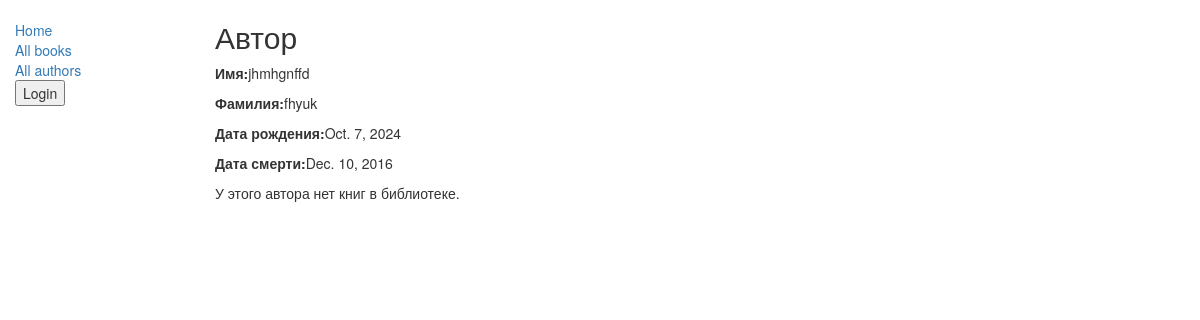
The page /authors/8/ on the database as committed earlier.
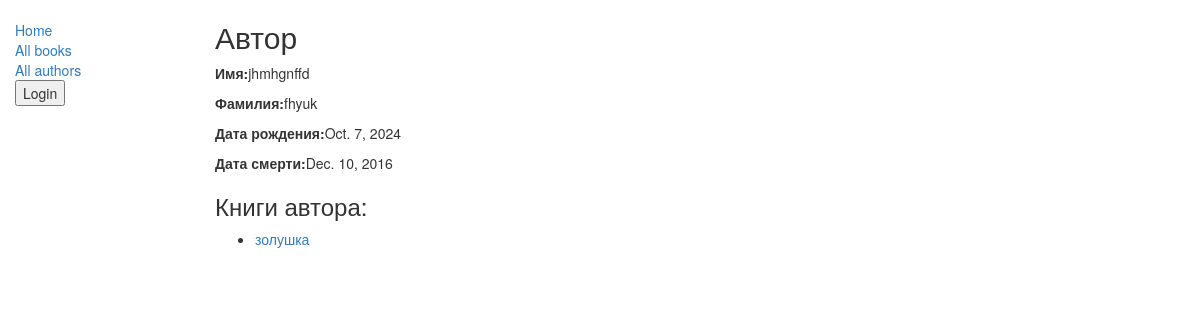
The same page on the database as committed later.
### catalog/models.py (models this page shows, shortened)
class Book(models.Model):
    title = models.CharField(max_length=200)
    author = models.ForeignKey('Author', on_delete=models.SET_NULL, null=True)
    summary = models.TextField(max_length=1000, help_text="Enter a brief description of the book")
    isbn = models.CharField('ISBN', max_length=13, help_text='13 Character <a href="https://www.isbn-international.org/content/what-isbn">ISBN number</a>')
    genre = models.ManyToManyField(Genre, help_text="Select a genre for this book")
    RATING_CHOICES = [
        (1, '1'),
        (2, '2'),
        (3, '3'),
        (4, '4'),
        (5, '5'),
    ]
    rating = models.PositiveSmallIntegerField(choices=RATING_CHOICES, null=True, blank=True,
                                               help_text="Rate this book from 1 to 5")
    def get_absolute_url(self):
        return reverse('catalog:book-detail', args=[self.pk])

### catalog/views.py (the view)
# urls.py: path('authors/<int:pk>/', AuthorDetailView.as_view(), name='author-detail'),
class AuthorDetailView(generic.DetailView):
    model = Author
    template_name = 'authors/author_detail.html'
    context_object_name = 'author'
    def get_context_data(self, **kwargs):
        context = super().get_context_data(**kwargs)
        context['book_list'] = Book.objects.filter(author=self.object)  # Получаем книги данного автора
        return context

### catalog/templates/authors/author_detail.html
{% extends "layout/base.html" %}
{% block content %}
  <h2>Автор</h2>
  <p><strong>Имя:</strong>{{ author.first_name }}</p>
  <p><strong>Фамилия:</strong>{{ author.last_name }}</p>
  <p><strong>Дата рождения:</strong>{{ author.date_of_birth }}</p>
  <p><strong>Дата смерти:</strong>{{ author.date_of_death }}</p>
  {% if book_list %}
  <h3>Книги автора:</h3>
  <ul>
    {% for book in book_list %}
      <li>
        <a href="{{ book.get_absolute_url }}">{{ book.title }}</a>
      </li>
    {% endfor %}
  </ul>
  {% else %}
    <p>У этого автора нет книг в библиотеке.</p>
  {% endif %}
{% endblock %}

Rows that differ between the two databases and show on the page:
now on this page (row edited): Book: title "золушка"
Other text that changed with them:
text no longer shown: "У этого автора нет книг в библиотеке."
text now shown: "Книги автора:"
